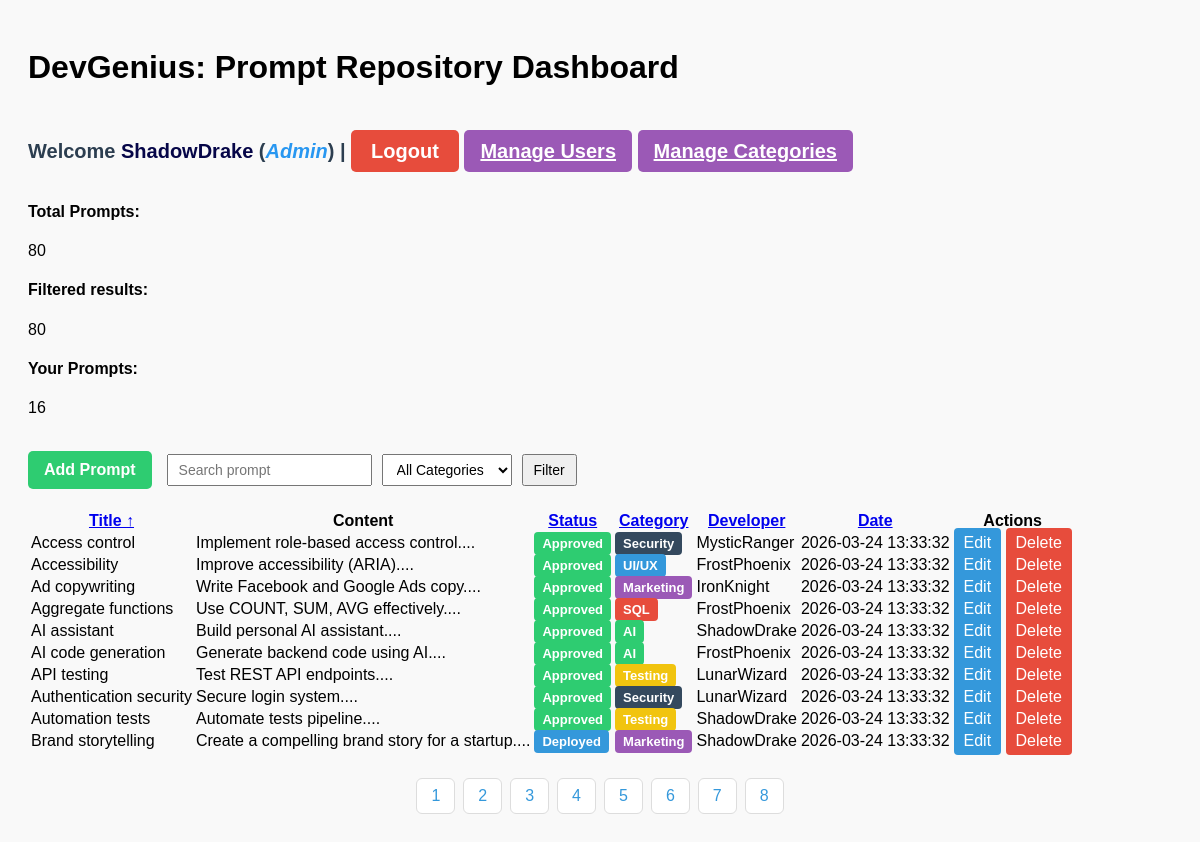
/index.php (signed in), run on the app's committed database.
### tables this page shows
CREATE TABLE IF NOT EXISTS prompts (
    id INT AUTO_INCREMENT PRIMARY KEY,
    title VARCHAR(255) NOT NULL,
    content TEXT NOT NULL,
    user_id INT,
    category_id INT,
    created_at TIMESTAMP DEFAULT CURRENT_TIMESTAMP,
    status ENUM('Approved','Rejected','Deployed') DEFAULT 'Approved',
    FOREIGN KEY (user_id) REFERENCES users(id) ON DELETE CASCADE,
    FOREIGN KEY (category_id) REFERENCES categories(id) ON DELETE CASCADE
);

CREATE TABLE IF NOT EXISTS categories (
id INT AUTO_INCREMENT PRIMARY KEY,
name VARCHAR(100) NOT NULL,
created_at TIMESTAMP DEFAULT CURRENT_TIMESTAMP
);

CREATE TABLE IF NOT EXISTS users (
id INT AUTO_INCREMENT PRIMARY KEY,
username VARCHAR(100) NOT NULL,
email VARCHAR(100) NOT NULL,
password VARCHAR(200) NOT NULL,
his_role ENUM('Admin','developper') DEFAULT 'developper',
created_at TIMESTAMP DEFAULT CURRENT_TIMESTAMP
);

### auth/role.php (called while the page is built, shortened)
<?php
function isAdmin() {
    return $_SESSION['role'] === 'Admin';
}
function canEditPrompts($ownerId = null){
    if(isAdmin()) return true;
    return false;
}
function canCreatePrompt(){
    return isAdmin() || isDeveloper();
}
function canManageUsers() {
    return isAdmin();
}
?>

### index.php (the view, shortened to what this page needs)
<?php
require 'auth/db.php';
require 'auth/role.php';
$search   = $_GET['search'] ?? '';
$category = $_GET['category'] ?? '';
$sort     = $_GET['sort'] ?? 'title';
$order    = $_GET['order'] ?? 'ASC';
$page     = $_GET['page'] ?? 1;
$order = ($order === 'DESC') ? 'DESC' : 'ASC';
$limit  = 10;
$page   = max(1,(int)$page);
$offset = ($page - 1) * $limit;
$sql = "SELECT prompts.*,
               categories.name AS category_name,
               users.username AS developer
        FROM prompts
        INNER JOIN categories ON prompts.category_id = categories.id
        INNER JOIN users ON prompts.user_id = users.id
        WHERE 1";
$sql .= " ORDER BY $sort $order
          LIMIT :limit OFFSET :offset";
$stmt = $pdo->prepare($sql);
$stmt->bindValue(':limit', $limit, PDO::PARAM_INT);
$stmt->bindValue(':offset', $offset, PDO::PARAM_INT);
$stmt->execute();
$prompts = $stmt->fetchAll(PDO::FETCH_ASSOC);
$totalStmt = $pdo->query("SELECT COUNT(*) FROM prompts");
$totalPrompts = $totalStmt->fetchColumn();
$filteredSql = "SELECT COUNT(*) FROM prompts WHERE 1";
$filteredParams = [];
$filteredStmt = $pdo->prepare($filteredSql);
$filteredStmt->execute($filteredParams);
$filteredPrompts = $filteredStmt->fetchColumn();
$userStmt = $pdo->prepare("SELECT COUNT(*) FROM prompts WHERE user_id = ?");
$userStmt->execute([$_SESSION['user_id']]);
$userPrompts = $userStmt->fetchColumn();
$totalPages = ceil($filteredPrompts / $limit);
$queryBase = http_build_query([
    'search' => $search,
    'category' => $category,
    'page' => $page
]);
function sortLink($column, $label, $sort, $order, $queryBase) {
    $newOrder = ($column === $sort && $order === 'ASC') ? 'DESC' : 'ASC';
    $arrow = '';
    if ($column === $sort) {
        $arrow = $order === 'ASC' ? ' ↑' : ' ↓';
    }
    return "<a href='?$queryBase&sort=$column&order=$newOrder'>$label$arrow</a>";
}
?>
<!DOCTYPE html>
<html>
<head>
    <link rel="stylesheet" href="assets/css/style.css">
    <link rel="stylesheet" href="assets/css/style.php">
</head>
<body>
<h1>DevGenius: Prompt Repository Dashboard</h1>
<br><br>
<div class="p-welcome">
    Welcome <span class="username"><?php echo htmlspecialchars($_SESSION['username']); ?></span> (<span class="role"><?php echo htmlspecialchars($_SESSION['role']); ?></span>) |
    <a href="logout.php" class="logout-btn">Logout</a>
    <?php if(canManageUsers()): ?>
    <a href="admin/users.php" class="btn-manage">Manage Users</a>
    <a href="admin/categories.php" class="btn-manage">Manage Categories</a>
    <?php endif; ?>
</div>
<br>
<div class="summary-container">
    <div class="summary-item">
        <h4>Total Prompts:</h4>
        <p><?= htmlspecialchars($totalPrompts) ?></p>
    </div>
    <div class="summary-item">
        <h4>Filtered results:</h4>
        <p><?= htmlspecialchars($filteredPrompts ?? 0) ?></p>
    </div>
    <div class="summary-item">
        <h4>Your Prompts:</h4>
        <p><?= htmlspecialchars($userPrompts ?? 0) ?></p>
    </div>
</div>
<br>
<div class="toolbar">
    <?php if(canCreatePrompt()): ?>
    <a href="devgest/add_prompt.php" class="btn-add">Add Prompt</a>
    <?php endif; ?>
    <form method="GET" class="filter-form">
        <input name="search" placeholder="Search prompt" value="<?= htmlspecialchars($search) ?>">
        <select name="category">
            <option value="">All Categories</option>
        </select>
        <button type="submit">Filter</button>
    </form>
</div>
<table>
    <tr>
        <th><?= sortLink('title','Title',$sort,$order,$queryBase) ?></th>
        <th>Content</th>
        <th><?= sortLink('status','Status',$sort,$order,$queryBase) ?></th>
        <th><?= sortLink('category_name','Category',$sort,$order,$queryBase) ?></th>
        <th><?= sortLink('developer','Developer',$sort,$order,$queryBase) ?></th>
        <th><?= sortLink('created_at','Date',$sort,$order,$queryBase) ?></th>
        <th>Actions</th>
    </tr>
    <?php foreach ($prompts as $p):
    $statusClass = strtolower(str_replace(' ','-',$p['status']));
    ?>
    <tr>
    <td><?= htmlspecialchars($p['title']) ?></td>
    <td><?= htmlspecialchars(substr($p['content'],0,80)) ?>...</td>
    <td>
    <span class="status-badge status-<?= $statusClass ?>">
    <?= $p['status'] ?>
    </span>
    </td>
    <td>
    <span class="status-badge category-badge-<?= $p['category_id'] ?>">
    <?= htmlspecialchars($p['category_name']) ?>
    </span>
    </td>
    <td><?= htmlspecialchars($p['developer']) ?></td>
    <td><?= $p['created_at'] ?></td>
    <td class="actions">
    <?php if(canEditPrompts($p['user_id'])): ?>
    <a href="devgest/update_prompt.php?id=<?= $p['id'] ?>" class="btn-edit">Edit</a>
    <a href="devgest/delete_prompt.php?id=<?= $p['id'] ?>" class="btn-delete" onclick="return confirm('Delete this prompt?')">Delete</a>
    <?php endif; ?>
    </td>
    </tr>
    <?php endforeach; ?>
</table>
<div class="pagination">
<?php for ($i=1;$i<=$totalPages;$i++): ?>
<a href="?search=<?= $search ?>&category=<?= $category ?>&sort=<?= $_GET['sort'] ?? 'title' ?>&order=<?= $order ?>&page=<?= $i ?>"
<?= ($i==$page)?'class="active"':'' ?>>
<?= $i ?>
</a>
<?php endfor; ?>
</div>
</body>
</html>

### Assets/css/style.css (style rules this page uses)
body { font-family: Arial, sans-serif; padding: 20px; background: #f9f9f9; }
h1 { margin-bottom: 10px; }
.p-welcome { margin: 8px 0 0; font-size: 20px; font-weight: bold; color: #2c3e50; }
.p-welcome .username { color: rgb(6, 6, 72); font-weight: bold; }
.p-welcome .role { color: rgb(40, 151, 241); font-style: italic; }
.toolbar { display: flex; flex-wrap: wrap; align-items: center; gap: 15px; margin-bottom: 20px; }
.filter-form { display: flex; gap: 10px; flex-wrap: wrap; }
.filter-form input, .filter-form select, .filter-form button { padding: 6px 10px; font-size: 14px; }
.btn-add { background: #2ecc71; color: white; padding: 10px 16px; text-decoration: none; border-radius: 5px; font-weight: bold; }
.btn-edit { background: #3498db; color: white; padding: 6px 10px; border-radius: 4px; text-decoration: none; }
.btn-delete { background: #e74c3c; color: white; padding: 6px 10px; border-radius: 4px; text-decoration: none; }
.status-badge { padding: 4px 8px; border-radius: 4px; color: white; font-weight: bold; font-size: 13px; }
.status-approved { background: #2ecc71; }
.status-deployed { background: #3498db; }
.pagination { display: flex; justify-content: center; margin-top: 25px; gap: 8px; }
.pagination a { padding: 8px 14px; text-decoration: none; color: #3498db; background: white; border: 1px solid #ddd; border-radius: 6px; }
.logout-btn { background-color: #e74c3c; color: white; padding: 10px 20px; border-radius: 5px; text-decoration: none; }
.btn-manage { background:#9b59b6; color:white; padding:10px 16px; border-radius:5px; }

### data on the page
prompts: title "Access control", content "Implement role-based access control.", status "Approved", category.name "Security", user.username "MysticRanger", created_at "2026-03-24 13:33:32"
prompts: title "Accessibility", content "Improve accessibility (ARIA).", status "Approved", category.name "UI/UX", user.username "FrostPhoenix", created_at "2026-03-24 13:33:32"
prompts: title "Ad copywriting", content "Write Facebook and Google Ads copy.", status "Approved", category.name "Marketing", user.username "IronKnight", created_at "2026-03-24 13:33:32"
prompts: title "Aggregate functions", content "Use COUNT, SUM, AVG effectively.", status "Approved", category.name "SQL", user.username "FrostPhoenix", created_at "2026-03-24 13:33:32"
prompts: title "AI assistant", content "Build personal AI assistant.", status "Approved", category.name "AI", user.username "ShadowDrake", created_at "2026-03-24 13:33:32"
prompts: title "AI code generation", content "Generate backend code using AI.", status "Approved", category.name "AI", user.username "FrostPhoenix", created_at "2026-03-24 13:33:32"
prompts: title "API testing", content "Test REST API endpoints.", status "Approved", category.name "Testing", user.username "LunarWizard", created_at "2026-03-24 13:33:32"
prompts: title "Authentication security", content "Secure login system.", status "Approved", category.name "Security", user.username "LunarWizard", created_at "2026-03-24 13:33:32"
prompts: title "Automation tests", content "Automate tests pipeline.", status "Approved", category.name "Testing", user.username "ShadowDrake", created_at "2026-03-24 13:33:32"
prompts: title "Brand storytelling", content "Create a compelling brand story for a startup.", status "Deployed", category.name "Marketing", user.username "ShadowDrake", created_at "2026-03-24 13:33:32"

### other printed values
$_SESSION['username'] "ShadowDrake"
$_SESSION['role'] "Admin"
$totalPrompts "80"
$filteredPrompts "80"
$userPrompts "16"
$label "Title Status Category Developer Date"
$arrow "↑"
